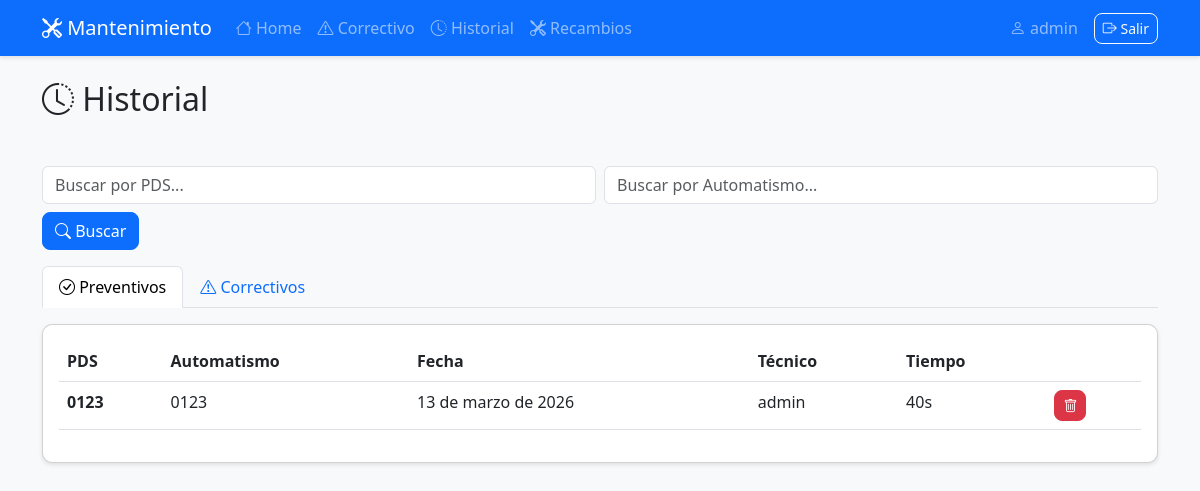
/historial/ (signed in), run on the app's committed database.
### preventivoapp/models.py (models this page shows, shortened)
class Preventivo(models.Model):
    codigo = models.CharField(max_length=50, unique=True, verbose_name='Código PDS')
    automatismo = models.ForeignKey(Automatismo, on_delete=models.CASCADE, related_name='preventivos')
    tecnico = models.ForeignKey(User, on_delete=models.SET_NULL, null=True, related_name='preventivos')
    fecha_inicio = models.DateField(auto_now_add=True, verbose_name='Fecha inicio')
    hora_inicio = models.TimeField(auto_now_add=True, verbose_name='Hora inicio')
    tiempo = models.DurationField(null=True, blank=True, verbose_name='Tiempo transcurrido')
    observaciones = models.TextField(blank=True, verbose_name='Observaciones / Anomalías')
    fecha_fin = models.DateTimeField(null=True, blank=True, verbose_name='Fecha fin')
    hora_parada = models.DateTimeField(null=True, blank=True, verbose_name='Hora de última parada')
    estado = models.CharField(max_length=20, choices=[
        ('iniciado', 'Iniciado'),
        ('en_progreso', 'En curso'),
        ('parado', 'Parado'),
        ('finalizado', 'Finalizado')
    ], default='iniciado', verbose_name='Estado')
    class Meta:
        verbose_name = 'Preventivo'
        verbose_name_plural = 'Preventivos'
        ordering = ['-fecha_inicio', '-hora_inicio']

class Automatismo(models.Model):
    codigo = models.CharField(max_length=50, unique=True, verbose_name='Código')
    class Meta:
        verbose_name = 'Automatismo'
        verbose_name_plural = 'Automatismos'

### preventivoapp/views.py (the view)
# urls.py: path('historial/', views.historial, name='historial'),
@login_required
def historial(request):
    busqueda_pds = request.GET.get('busqueda_pds', '')
    busqueda_aut = request.GET.get('busqueda_aut', '')
    preventivos = Preventivo.objects.filter(estado='finalizado').order_by('-fecha_inicio')
    correctivos = Correctivo.objects.filter(estado='finalizado').order_by('-fecha_inicio')
    if busqueda_pds:
        preventivos = preventivos.filter(codigo__icontains=busqueda_pds)
        correctivos = correctivos.filter(codigo__icontains=busqueda_pds)
    if busqueda_aut:
        preventivos = preventivos.filter(automatismo__codigo__icontains=busqueda_aut)
        correctivos = correctivos.filter(automatismo__codigo__icontains=busqueda_aut)
    return render(request, 'preventivoapp/historial.html', {
        'preventivos': preventivos,
        'correctivos': correctivos,
        'busqueda_pds': busqueda_pds,
        'busqueda_aut': busqueda_aut
    })

### preventivoapp/templatetags/extras.py (called while the page is built)
@register.filter
def duration(td):
    if not td:
        return "-"
    total_seconds = int(td.total_seconds())
    days = total_seconds // 86400
    hours = (total_seconds % 86400) // 3600
    minutes = (total_seconds % 3600) // 60
    seconds = total_seconds % 60
    parts = []
    if days > 0:
        parts.append(f"{days}d")
    if hours > 0:
        parts.append(f"{hours}h")
    if minutes > 0:
        parts.append(f"{minutes}m")
    if seconds > 0 or not parts:
        parts.append(f"{seconds}s")
    return " ".join(parts)

### preventivoapp/templates/preventivoapp/historial.html (shortened to what this page needs)
{% extends 'preventivoapp/base.html' %}
{% load extras %}
{% block content %}
<div class="row mb-4">
    <div class="col-12">
        <h2 class="mb-4"><i class="bi bi-clock-history"></i> Historial</h2>
    </div>
</div>
<form method="get" class="mb-3">
    <div class="row g-2">
        <div class="col-6">
            <input type="text" name="busqueda_pds" class="form-control" placeholder="Buscar por PDS..." value="{{ busqueda_pds }}">
        </div>
        <div class="col-6">
            <input type="text" name="busqueda_aut" class="form-control" placeholder="Buscar por Automatismo..." value="{{ busqueda_aut }}">
        </div>
        <div class="col-12">
            <button class="btn btn-primary" type="submit">
                <i class="bi bi-search"></i> Buscar
            </button>
        </div>
    </div>
</form>
<ul class="nav nav-tabs mb-3" id="historialTab" role="tablist">
    <li class="nav-item" role="presentation">
        <button class="nav-link active" id="preventivos-tab" data-bs-toggle="tab" data-bs-target="#preventivos" type="button">
            <i class="bi bi-check-circle"></i> Preventivos
        </button>
    </li>
    <li class="nav-item" role="presentation">
        <button class="nav-link" id="correctivos-tab" data-bs-toggle="tab" data-bs-target="#correctivos" type="button">
            <i class="bi bi-exclamation-triangle"></i> Correctivos
        </button>
    </li>
</ul>
<div class="tab-content" id="historialTabContent">
    <div class="tab-pane fade show active" id="preventivos">
        <div class="card mb-4">
            <div class="card-body">
                {% if preventivos %}
                <div class="table-responsive">
                    <table class="table table-hover">
                        <thead>
                            <tr>
                                <th>PDS</th>
                                <th>Automatismo</th>
                                <th>Fecha</th>
                                <th>Técnico</th>
                                <th>Tiempo</th>
                                <th></th>
                            </tr>
                        </thead>
                        <tbody>
                            {% for p in preventivos %}
                            <tr>
                                <td style="cursor: pointer;" onclick="window.location='{% url 'detalle_historial_preventivo' p.codigo %}'"><strong>{{ p.codigo }}</strong></td>
                                <td style="cursor: pointer;" onclick="window.location='{% url 'detalle_historial_preventivo' p.codigo %}'">{{ p.automatismo.codigo }}</td>
                                <td style="cursor: pointer;" onclick="window.location='{% url 'detalle_historial_preventivo' p.codigo %}'">{{ p.fecha_inicio }}</td>
                                <td style="cursor: pointer;" onclick="window.location='{% url 'detalle_historial_preventivo' p.codigo %}'">{{ p.tecnico.username }}</td>
                                <td style="cursor: pointer;" onclick="window.location='{% url 'detalle_historial_preventivo' p.codigo %}'">{{ p.tiempo|duration }}</td>
                                <td>
                                    <a href="{% url 'eliminar_preventivo' p.id %}" class="btn btn-sm btn-danger" onclick="return confirm('¿Eliminar preventivo?')">
                                        <i class="bi bi-trash"></i>
                                    </a>
                                </td>
                            </tr>
                            {% endfor %}
                        </tbody>
                    </table>
                </div>
                {% else %}
                <p class="text-center text-muted">No hay preventivos finalizados</p>
                {% endif %}
            </div>
        </div>
    </div>
</div>
{% endblock %}

### preventivoapp/templates/preventivoapp/base.html (shortened to what this page needs)
<!DOCTYPE html>
<html lang="es">
<head>
    <link href="https://cdn.jsdelivr.net/npm/bootstrap@5.3.0/dist/css/bootstrap.min.css" rel="stylesheet">
    <link rel="stylesheet" href="https://cdn.jsdelivr.net/npm/bootstrap-icons@1.10.0/font/bootstrap-icons.css">
</head>
<body>
    {% if user.is_authenticated %}
    <nav class="navbar navbar-expand-lg navbar-dark bg-primary mb-4">
        <div class="container">
            <a class="navbar-brand" href="{% url 'automatismos' %}">
                <i class="bi bi-tools"></i> Mantenimiento
            </a>
            <div class="collapse navbar-collapse" id="navbarNav">
                <ul class="navbar-nav me-auto">
                    <li class="nav-item">
                        <a class="nav-link" href="{% url 'automatismos' %}">
                            <i class="bi bi-house"></i> Home
                        </a>
                    </li>
                    <li class="nav-item">
                        <a class="nav-link" href="{% url 'crear_correctivo' %}">
                            <i class="bi bi-exclamation-triangle"></i> Correctivo
                        </a>
                    </li>
                    <li class="nav-item">
                        <a class="nav-link" href="{% url 'historial' %}">
                            <i class="bi bi-clock-history"></i> Historial
                        </a>
                    </li>
                    <li class="nav-item">
                        <a class="nav-link" href="{% url 'buscar_recambios' %}">
                            <i class="bi bi-tools"></i> Recambios
                        </a>
                    </li>
                </ul>
                <span class="navbar-text me-3">
                    <i class="bi bi-person"></i> {{ user.username }}
                </span>
                <a href="{% url 'logout' %}" class="btn btn-outline-light btn-sm">
                    <i class="bi bi-box-arrow-right"></i> Salir
                </a>
            </div>
        </div>
    </nav>
    {% endif %}
    <div class="container">
        {% block content %}{% endblock %}
    </div>
</body>
</html>

### preventivoapp/templates/preventivoapp/base.html (style rules this page uses)
body { background-color: #f8f9fa; }
.card { border-radius: 10px; box-shadow: 0 2px 4px rgba(0,0,0,0.1); }
.btn { border-radius: 8px; }
.navbar { box-shadow: 0 2px 4px rgba(0,0,0,0.1); }
.table { background: white; border-radius: 10px; }

### data on the page
Preventivo: codigo "0123", automatismo.codigo "0123", fecha_inicio "13 de marzo de 2026", tecnico.username "admin", tiempo|duration "40s"

### other printed values
{{ user.username }} "admin"
